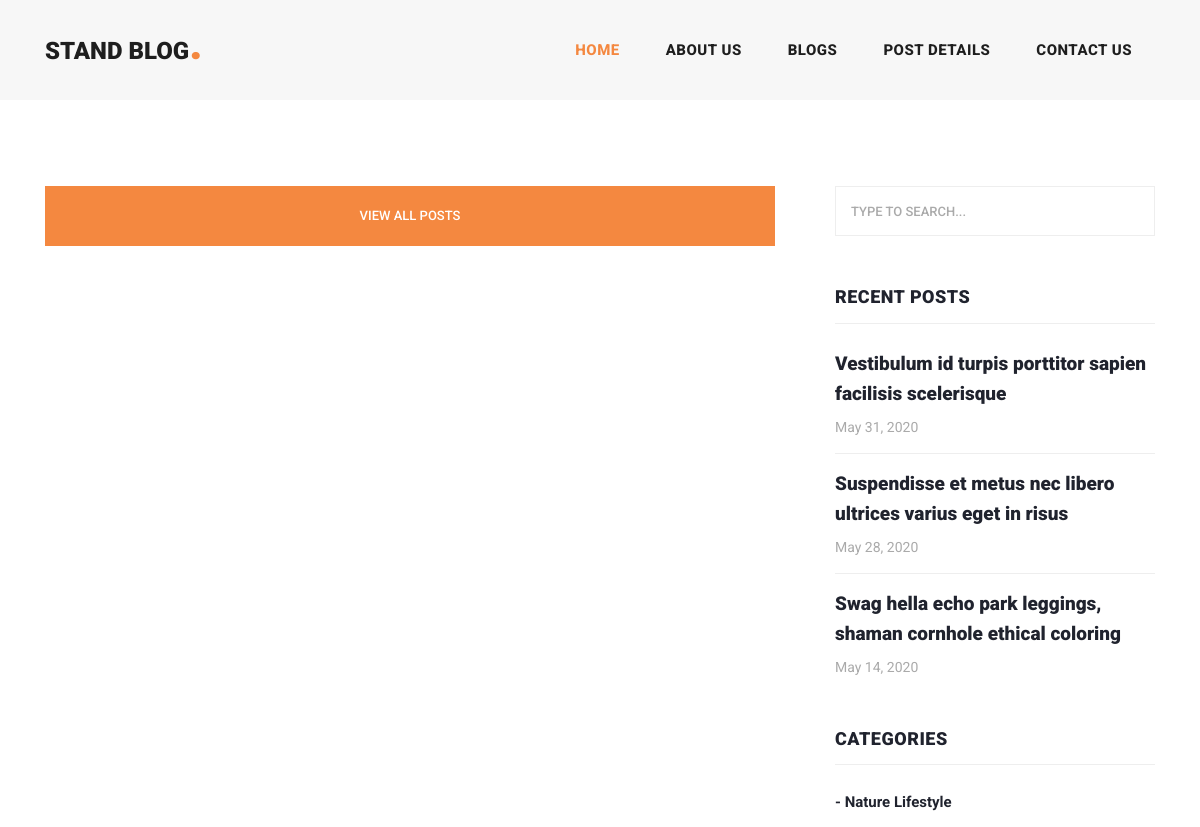
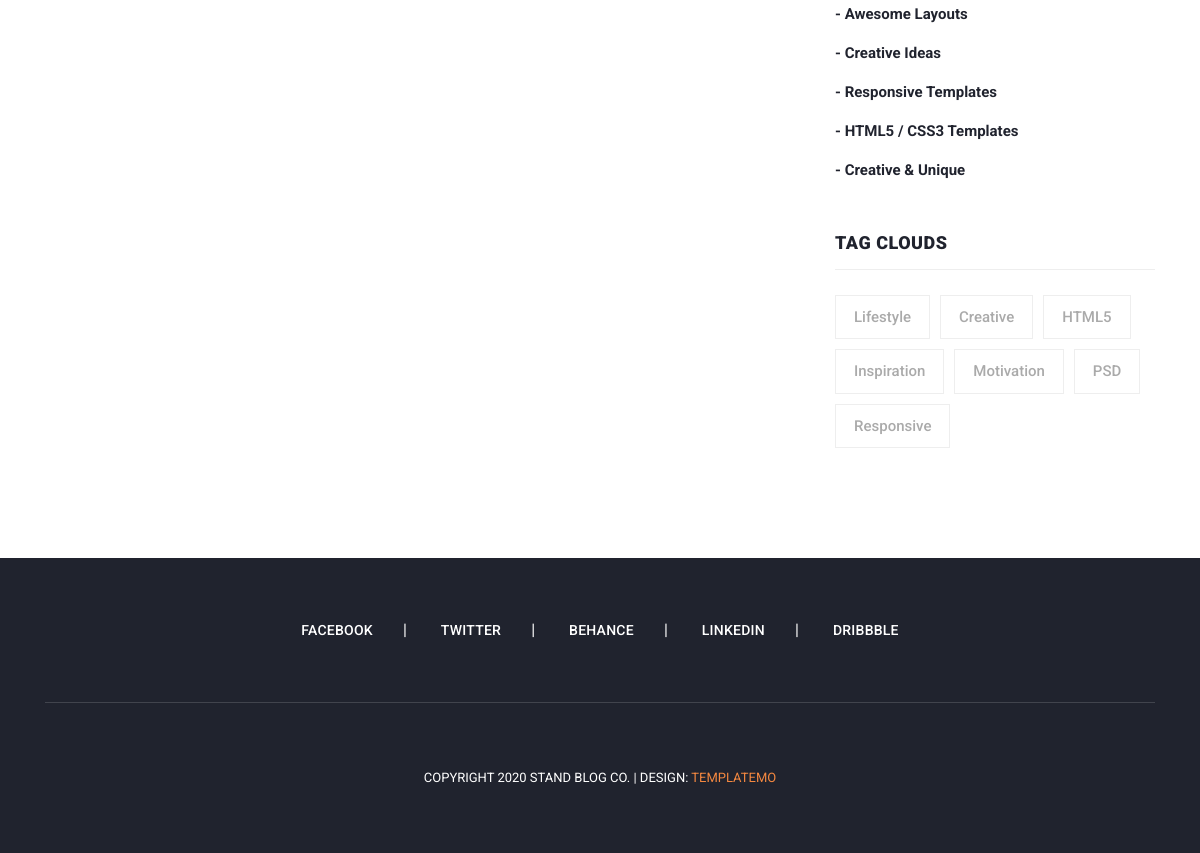
Before: / with the older database file (2 pictures, top to bottom).
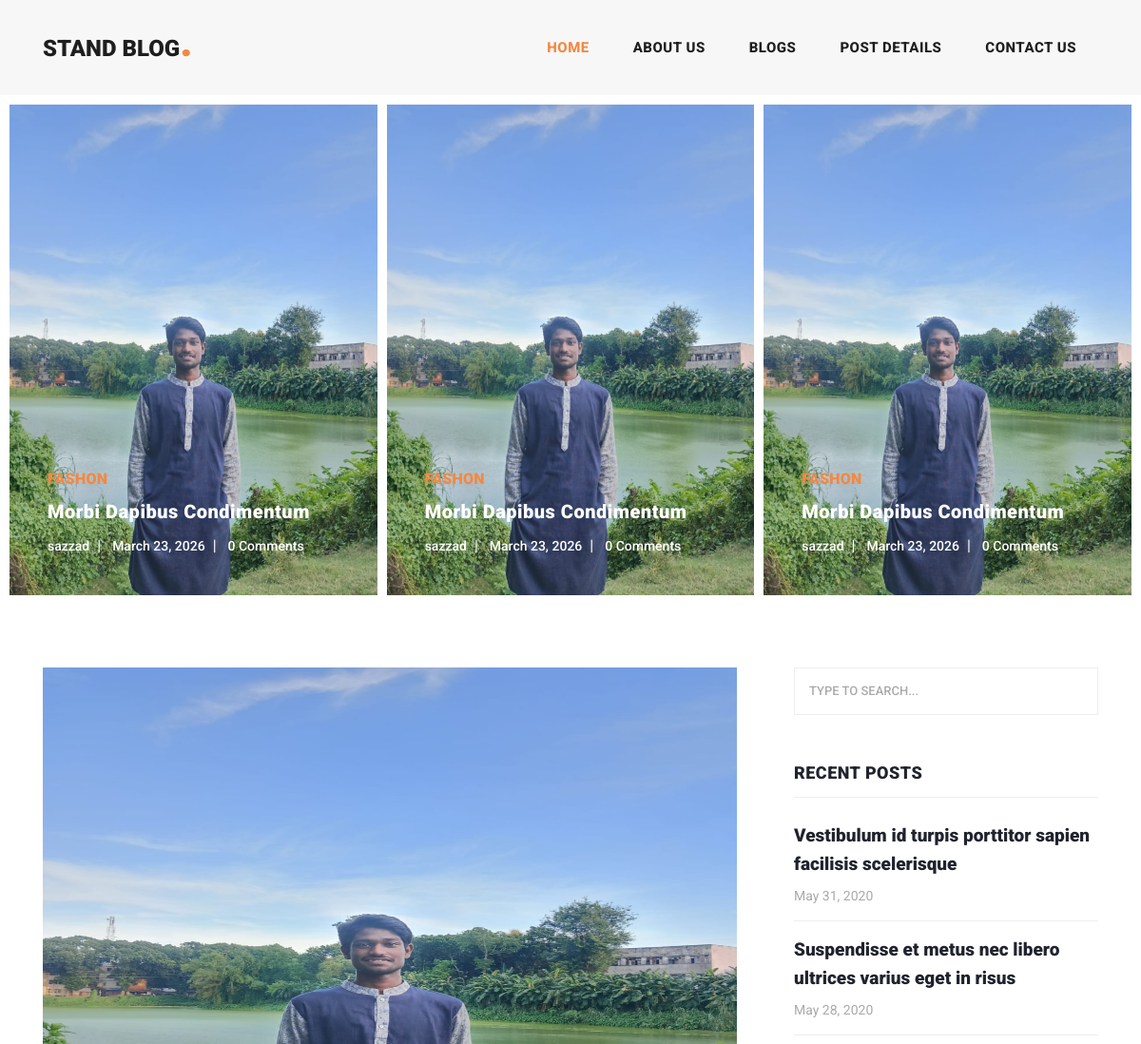
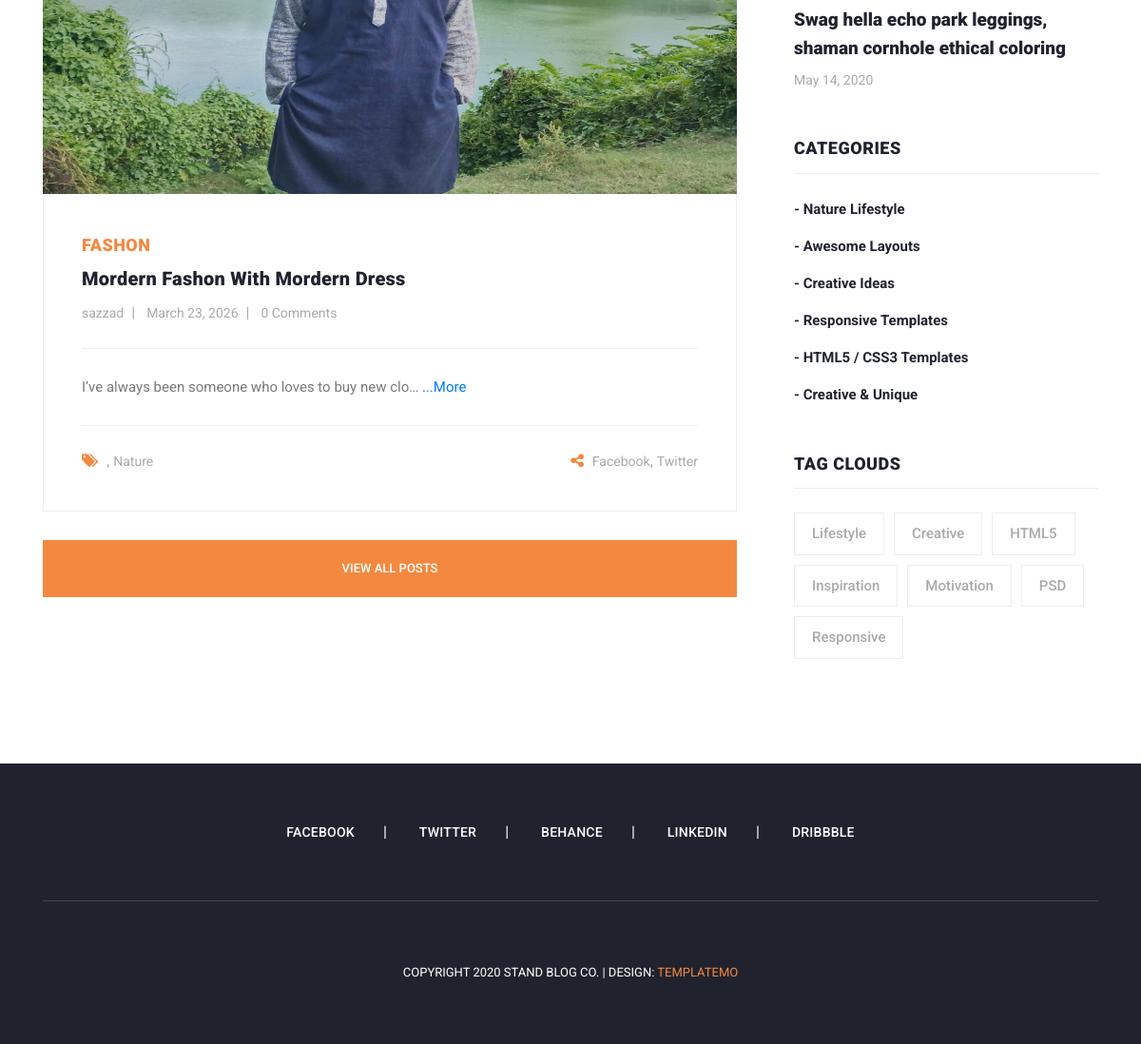
After: the same page with the newer database file (2 pictures, top to bottom).
### blogapp/models.py (models this page shows, shortened)
class Blog(models.Model):
    user = models.ForeignKey(
        User,
        related_name='user_blogs',
        on_delete=models.CASCADE
    )
    category = models.ForeignKey(
        Category,
        related_name='category_blogs',
        on_delete=models.CASCADE
    )
    tag = models.ManyToManyField(
        Tag,
        related_name='tag_blogs',
        blank=True
    )
    title = models.CharField(
        max_length=250,
    )
    description = models.TextField(
        max_length=1000,
    )
    slug = models.SlugField(blank=True, unique=True)
    banner = models.ImageField(upload_to='blogs_banner')
    created_date = models.DateField(auto_now_add=True)

class Category(models.Model):
    title = models.CharField(max_length=100)
    slug = models.SlugField(blank=True, unique=True)
    created_date = models.DateField(auto_now_add=True)
    def __str__(self):
        return self.title

### account/models.py (models this page shows, shortened)
class User(AbstractUser):
    email = models.EmailField(
        max_length=150,
        unique= True
    )
    profile_picture = models.ImageField(
        blank=True,
        null=True,
        upload_to="user_profile"
    )
    REQUIRED_FIELDS = ["email"]
    objects = CustomUserManager()

### blogapp/views.py (the view)
# urls.py: 2. Add a URL to urlpatterns:  path('', views.home, name='home')
def home(request):
    blogs = Blog.objects.all()
    context = {
        'blogs':blogs
    }
    return render(request, 'home.html', context)

### templates/home.html (shortened to what this page needs)
{% extends 'base.html' %}
{% load static  %}
{% block content %}
{% include 'banner.html' %}
<section class="blog-posts">
  <div class="container">
    <div class="row">
      <div class="col-lg-8">
        <div class="all-blog-posts">
          <div class="row">
            {% for blog in blogs|slice:"3" %}
            <div class="col-lg-12">
              <div class="blog-post">
                <div class="blog-thumb">
                  <img style="height: 600px;" src="{{blog.banner.url}}" alt="" />
                </div>
                <div class="down-content">
                  <span>{{ blog.category }}</span>
                  <a href="post-details.html"
                    ><h4>{{blog.title}}</h4></a
                  >
                  <ul class="post-info">
                    <li><a href="#">{{blog.user.username}}</a></li>
                    <li><a href="#">{{blog.created_date}}</a></li>
                    <li><a href="#">{{blog.blogs_comment.all.count}} Comments</a></li>
                  </ul>
                  <p>
                   {{blog.description|truncatechars:50}}
                   {% if blog.description|length > 150 %}
                  <a href="">...More</a>
                  {% endif %}
                  </p>
                  <div class="post-options">
                    <div class="row">
                      <div class="col-6">
                        <ul class="post-tags">
                          <li><i class="fa fa-tags"></i></li>
                          <li><a href="#"></a>,</li>
                          <li><a href="#">Nature</a></li>
                        </ul>
                      </div>
                      <div class="col-6">
                        <ul class="post-share">
                          <li><i class="fa fa-share-alt"></i></li>
                          <li><a href="#">Facebook</a>,</li>
                          <li><a href="#"> Twitter</a></li>
                        </ul>
                      </div>
                    </div>
                  </div>
                </div>
              </div>
            </div>
            {% endfor %}
            <div class="col-lg-12">
              <div class="main-button">
                <a href="blog.html">View All Posts</a>
              </div>
            </div>
          </div>
        </div>
      </div>
      {% include 'sidebar.html' %}
    </div>
  </div>
</section>
{% endblock content %}

### templates/base.html (shortened to what this page needs)
<!DOCTYPE html>
<html lang="en">
  <head>
    {% load static %}
    <link href="{% static 'vendor/bootstrap/css/bootstrap.min.css' %}" rel="stylesheet">
    <link rel="stylesheet" href="{% static 'css/fontawesome.css' %}">
    <link rel="stylesheet" href="{% static 'css/templatemo-stand-blog.css' %}">
    <link rel="stylesheet" href="{% static 'css/owl.css' %}">
</head>
<body>
  {% include 'header.html' %}
  {% block content %}
  {% endblock content %}
  {% include 'footer.html' %}
</body>
</html>

### templates/header.html (shortened to what this page needs)
<header class="">
      <nav class="navbar navbar-expand-lg">
        <div class="container">
          <a class="navbar-brand" href="index.html"><h2>Stand Blog<em>.</em></h2></a>
          <div class="collapse navbar-collapse" id="navbarResponsive">
            <ul class="navbar-nav ml-auto">
              <li class="nav-item active">
                <a class="nav-link" href="{% url 'home' %}">Home
                </a>
              </li>
              <li class="nav-item">
                <a class="nav-link" href="about.html">About Us</a>
              </li>
              <li class="nav-item">
                <a class="nav-link" href="{% url 'blogs' %}">Blogs</a>
              </li>
              <li class="nav-item">
                <a class="nav-link" href="post-details.html">Post Details</a>
              </li>
              <li class="nav-item">
                <a class="nav-link" href="contact.html">Contact Us</a>
              </li>
            </ul>
          </div>
        </div>
      </nav>
    </header>

### templates/banner.html
{% load static %}
<div class="main-banner header-text">
  <div class="container-fluid">
    <div class="owl-banner owl-carousel">
      {% for blog in blogs %}
      <div class="item">
        <img src="{{blog.banner.url}}" alt="" />
        <div class="item-content">
          <div class="main-content">
            <div class="meta-category">
              <span>{{blog.category}}</span>
            </div>
            <a href="post-details.html"><h4>Morbi dapibus condimentum</h4></a>
            <ul class="post-info">
              <li><a href="#">{{blog.user.username}}</a></li>
              <li><a href="#">{{blog.created_date}}</a></li>
              <li><a href="#">{{blog.blogs_comment.all.count}} Comments</a></li>
            </ul>
          </div>
        </div>
      </div>
      {% endfor %}
    </div>
  </div>
</div>

### templates/sidebar.html
<div class="col-lg-4">
  <div class="sidebar">
    <div class="row">
      <div class="col-lg-12">
        <div class="sidebar-item search">
          <form id="search_form" name="gs" method="GET" action="#">
            <input
              type="text"
              name="q"
              class="searchText"
              placeholder="type to search..."
              autocomplete="on"
            />
          </form>
        </div>
      </div>
      <div class="col-lg-12">
        <div class="sidebar-item recent-posts">
          <div class="sidebar-heading">
            <h2>Recent Posts</h2>
          </div>
          <div class="content">
            <ul>
              <li>
                <a href="post-details.html">
                  <h5>
                    Vestibulum id turpis porttitor sapien facilisis scelerisque
                  </h5>
                  <span>May 31, 2020</span>
                </a>
              </li>
              <li>
                <a href="post-details.html">
                  <h5>
                    Suspendisse et metus nec libero ultrices varius eget in
                    risus
                  </h5>
                  <span>May 28, 2020</span>
                </a>
              </li>
              <li>
                <a href="post-details.html">
                  <h5>
                    Swag hella echo park leggings, shaman cornhole ethical
                    coloring
                  </h5>
                  <span>May 14, 2020</span>
                </a>
              </li>
            </ul>
          </div>
        </div>
      </div>
      <div class="col-lg-12">
        <div class="sidebar-item categories">
          <div class="sidebar-heading">
            <h2>Categories</h2>
          </div>
          <div class="content">
            <ul>
              <li><a href="#">- Nature Lifestyle</a></li>
              <li><a href="#">- Awesome Layouts</a></li>
              <li><a href="#">- Creative Ideas</a></li>
              <li><a href="#">- Responsive Templates</a></li>
              <li><a href="#">- HTML5 / CSS3 Templates</a></li>
              <li><a href="#">- Creative &amp; Unique</a></li>
            </ul>
          </div>
        </div>
      </div>
      <div class="col-lg-12">
        <div class="sidebar-item tags">
          <div class="sidebar-heading">
            <h2>Tag Clouds</h2>
          </div>
          <div class="content">
            <ul>
              <li><a href="#">Lifestyle</a></li>
              <li><a href="#">Creative</a></li>
              <li><a href="#">HTML5</a></li>
              <li><a href="#">Inspiration</a></li>
              <li><a href="#">Motivation</a></li>
              <li><a href="#">PSD</a></li>
              <li><a href="#">Responsive</a></li>
            </ul>
          </div>
        </div>
      </div>
    </div>
  </div>
</div>

### templates/footer.html
<footer>
  <div class="container">
    <div class="row">
      <div class="col-lg-12">
        <ul class="social-icons">
          <li><a href="#">Facebook</a></li>
          <li><a href="#">Twitter</a></li>
          <li><a href="#">Behance</a></li>
          <li><a href="#">Linkedin</a></li>
          <li><a href="#">Dribbble</a></li>
        </ul>
      </div>
      <div class="col-lg-12">
        <div class="copyright-text">
          <p>
            Copyright 2020 Stand Blog Co. | Design:
            <a rel="nofollow" href="https://templatemo.com" target="_parent"
              >TemplateMo</a
            >
          </p>
        </div>
      </div>
    </div>
  </div>
</footer>

### templates/scripts.html (shortened to what this page needs)
{% load static %}

Changed rows visible on the page:
added Blog: banner (picture), category "FASHON", user.username "sazzad", created_date "March 23, 2026", blogs_comment.all.count "0", title "Mordern Fashon With Mordern Dress", description "I’ve always been someone who loves to buy new clo…", shows "...More"
